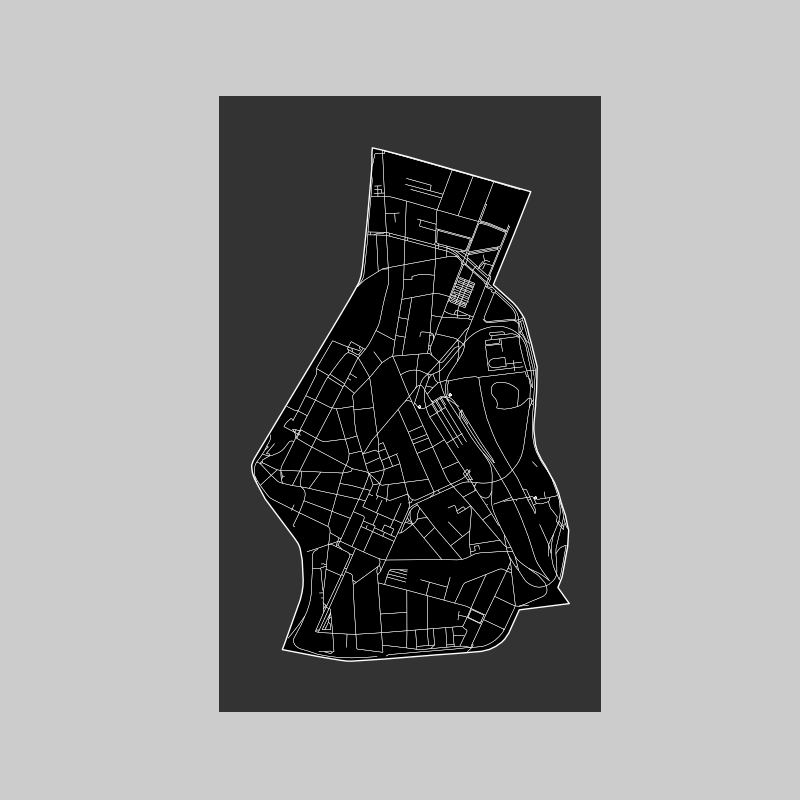

Generate this figure with Python:
import osmnx as ox
import networkx as nx
import py5
import taxicab as tc

import matplotlib as mpl
#mpl.style.use(['ggplot', 'fast'])
#mpl.use('agg')

bml = (-23.54473, -46.64940)
# raio = 1200  # meters
# G = ox.graph_from_point(bml, dist=raio, network_type="walk")
# ox.save_graph_geopackage(G, 'BML.gpkg')
# ox.save_graphml(G, 'BML.graphml')
#G = ox.load_graphml('BML.graphml')
#fig, ax = ox.plot_graph(G, node_size=0, show=False)

# broken
# route = tc.distance.shortest_path(G, bml, (-23.54, -46.64))
#route =  ox.routing.shortest_path(G, bml, bml, weight='length', cpus=1)
#ox.plot_graph_route(G, route, route_color='r', ax=ax)

place = "Sé, São Paulo, SP, Brasil"
gdf = ox.geocode_to_gdf(place)

# get the street network, with retain_all=True to retain all the disconnected islands' networks
G = ox.graph_from_place(place, network_type="walk", retain_all=True)

# plot the network, but do not show it or close it yet
fig, ax = ox.plot_graph(
    G,
    show=False,
    close=False,
    bgcolor="#333333",
    edge_color="w",
    edge_linewidth=0.3,
    node_size=0,
)

# to this matplotlib axis, add the place shape(s)
gdf.plot(ax=ax, fc="k", ec="#FFFFFF", lw=1, alpha=1, zorder=-1)

# optionally set up the axes extents
margin = 0.1
west, south, east, north = gdf.unary_union.bounds
margin_ns = (north - south) * margin
margin_ew = (east - west) * margin
ax.set_ylim((south - margin_ns, north + margin_ns))
ax.set_xlim((west - margin_ew, east + margin_ew))
#mpl.pyplot.show()

def setup():
    py5.size(800, 800)
    
    img = py5.convert_image(fig)
    py5.image(img, 0, 0)
    py5.save_frame('out.png')
    
    
py5.run_sketch(block=False)
